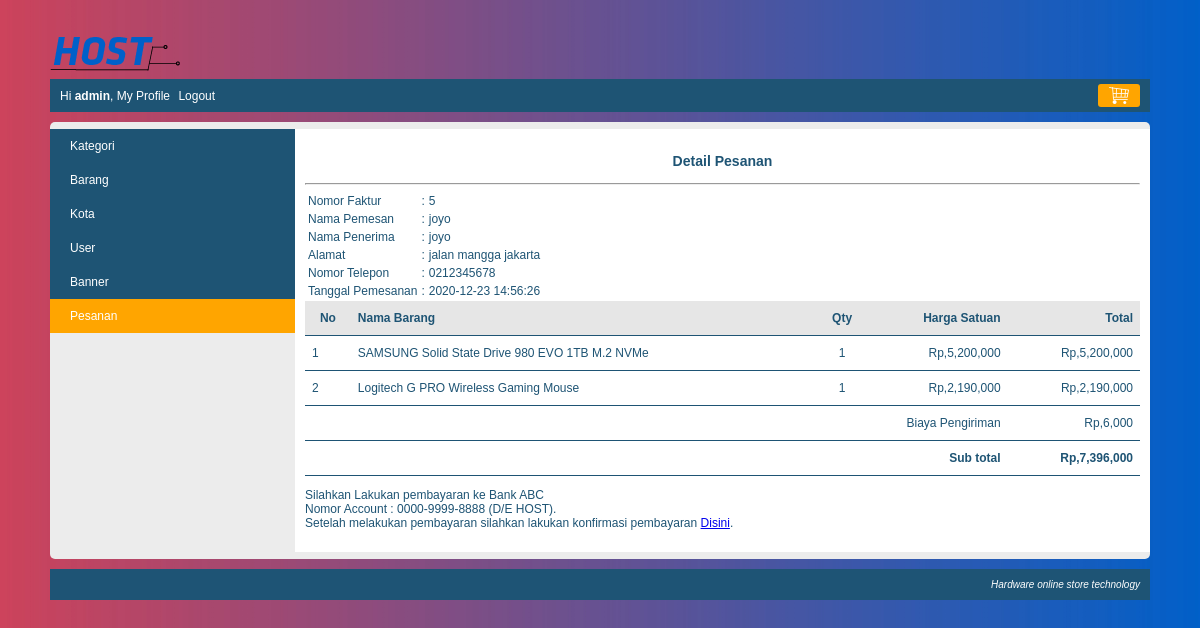
/index.php?page=my_profile&module=pesanan&action=detail&pesanan_id=5 (signed in), run on the app's committed database.
### tables this page shows
CREATE TABLE `pesanan` (
  `pesanan_id` int(10) NOT NULL,
  `kota_id` int(10) NOT NULL,
  `user_id` int(10) NOT NULL,
  `nama_penerima` varchar(150) NOT NULL,
  `nomor_telepon` varchar(15) NOT NULL,
  `alamat` varchar(300) NOT NULL,
  `tanggal_pemesanan` datetime NOT NULL,
  `status` tinyint(4) NOT NULL
);

CREATE TABLE `user` (
  `user_id` int(10) NOT NULL,
  `level` varchar(30) NOT NULL,
  `nama` varchar(150) NOT NULL,
  `email` varchar(160) NOT NULL,
  `alamat` varchar(400) NOT NULL,
  `phone` varchar(15) NOT NULL,
  `password` varchar(300) NOT NULL,
  `status` enum('on','off') NOT NULL
);

CREATE TABLE `pesanan_detail` (
  `pesanan_id` int(10) NOT NULL,
  `barang_id` int(10) NOT NULL,
  `quantity` tinyint(2) NOT NULL,
  `harga` int(10) NOT NULL
);

CREATE TABLE `barang` (
  `barang_id` int(10) NOT NULL,
  `kategori_id` int(10) NOT NULL,
  `nama_barang` varchar(250) NOT NULL,
  `spesifikasi` text NOT NULL,
  `gambar` varchar(300) NOT NULL,
  `harga` int(10) NOT NULL,
  `stok` tinyint(1) NOT NULL,
  `status` enum('on','off') NOT NULL
);

CREATE TABLE `kota` (
  `kota_id` int(10) NOT NULL,
  `kota` varchar(150) NOT NULL,
  `tarif` int(10) NOT NULL,
  `status` enum('on','off') NOT NULL
);

### function/helper.php (called while the page is built, shortened)
<?php
	function rupiah($nilai = 0){
		$string = "Rp," . number_format($nilai);
		return $string;
	}

### module/pesanan/detail.php (the view, shortened to what this page needs)
<?php
	$pesanan_id= $_GET["pesanan_id"];
	$query = mysqli_query($koneksi, "SELECT pesanan.nama_penerima, pesanan.nomor_telepon, pesanan.alamat, pesanan.tanggal_pemesanan, user.nama, kota.kota, kota.tarif FROM pesanan JOIN user ON pesanan.user_id=user.user_id JOIN kota ON kota.kota_id=pesanan.kota_id WHERE pesanan.pesanan_id='$pesanan_id'");
	$row=mysqli_fetch_assoc($query);
	$tanggal_pemesanan = $row['tanggal_pemesanan'];
	$nama_penerima = $row['nama_penerima'];
	$nomor_telepon = $row['nomor_telepon'];
	$alamat = $row['alamat'];
	$tarif = $row['tarif'];
	$nama = $row['nama'];
?>
<div id="frame-faktur">
	<h3><center>Detail Pesanan</center></h3>
	<hr/>
	<table>
		<tr>
			<td>Nomor Faktur</td>
			<td>:</td>
			<td><?php echo $pesanan_id; ?></td>
		</tr>
		<tr>
			<td>Nama Pemesan</td>
			<td>:</td>
			<td><?php echo $nama; ?></td>
		</tr>
		<tr>
			<td>Nama Penerima</td>
			<td>:</td>
			<td><?php echo $nama_penerima; ?></td>
		</tr>
		<tr>
			<td>Alamat</td>
			<td>:</td>
			<td><?php echo $alamat; ?></td>
		</tr>
		<tr>
			<td>Nomor Telepon</td>
			<td>:</td>
			<td><?php echo $nomor_telepon; ?></td>
		</tr>
		<tr>
			<td>Tanggal Pemesanan</td>
			<td>:</td>
			<td><?php echo $tanggal_pemesanan; ?></td>
		</tr>
	</table>
</div>
	<table class="table-list">
		<tr class="baris-title">
			<th class="no">No</th>
			<th class="kiri">Nama Barang</th>
			<th class="tengah">Qty</th>
			<th class="kanan">Harga Satuan</th>
			<th class="kanan">Total</th>
		</tr>
		<?php
			$queryDetail = mysqli_query($koneksi, "SELECT pesanan_detail.*, barang.nama_barang FROM pesanan_detail JOIN barang ON pesanan_detail.barang_id=barang.barang_id WHERE pesanan_detail.pesanan_id='$pesanan_id'");
			$no = 1;
			$subtotal = 0;
			while($rowDetail=mysqli_fetch_assoc($queryDetail)){
				$total = $rowDetail["harga"] * $rowDetail["quantity"];
				$subtotal = $subtotal + $total;
				echo "<tr>
						<td class='no'>$no</td>
						<td class='kiri'>$rowDetail[nama_barang]</td>
						<td class='tengah'>$rowDetail[quantity]</td>
						<td class='kanan'>".rupiah($rowDetail["harga"])."</td>
						<td class='kanan'>".rupiah($total)."</td>
					  </tr>";
				$no++;
			}
			$subtotal = $subtotal + $tarif;
		?>
		<tr>
			<td class="kanan" colspan="4">Biaya Pengiriman</td>
			<td class="kanan"><?php echo rupiah($tarif); ?></td>
		</tr>
		<tr>
			<td class="kanan" colspan="4"><b>Sub total</b></td>
			<td class="kanan"><b><?php echo rupiah($subtotal); ?></b></td>
		</tr>
	</table>
	<div id="frame-keterangan-pembayaran">
		<p>Silahkan Lakukan pembayaran ke Bank ABC<br/>
		   Nomor Account : 0000-9999-8888 (D/E HOST).<br/>
		   Setelah melakukan pembayaran silahkan lakukan konfirmasi pembayaran
		   <a href="<?php echo BASE_URL."index.php?page=my_profile&module=pesanan&action=konfirmasi_pembayaran&pesanan_id=$pesanan_id"?>">Disini</a>.
		</p>
	</div>

### css/Style.css (style rules this page uses)
body { font-family: arial; font-size: 12px; color: #1e5474; background-image: url(../images/BG.jpg); height: 100%; background-repeat: no-repeat; background-size: cover; margin: 0px; }
.table-list { width: 100%; border-collapse: collapse; }
.table-list tr { border-bottom: 1px solid #1e5474; }
.table-list tr.baris-title { background: #E6E6E6; }
.table-list tr th, .table-list tr td { padding: 10px 7px; }
.tengah { text-align: center; }
.kiri { text-align: left; }
.kanan { text-align: right; }

### data on the page
pesanan: user.nama "joyo", nama_penerima "joyo", alamat "jalan mangga jakarta", nomor_telepon "0212345678", tanggal_pemesanan "2020-12-23 14:56:26", kota.tarif "Rp,6,000"
pesanan_detail: barang_id.nama_barang "SAMSUNG Solid State Drive 980 EVO 1TB M.2 NVMe", quantity "1", harga "Rp,5,200,000", rupiah($total) "Rp,5,200,000"
pesanan_detail: barang_id.nama_barang "Logitech G PRO Wireless Gaming Mouse", quantity "1", harga "Rp,2,190,000", rupiah($total) "Rp,2,190,000"

### other printed values
$nama "admin"
$pesanan_id "5"
rupiah($subtotal) "Rp,7,396,000"
